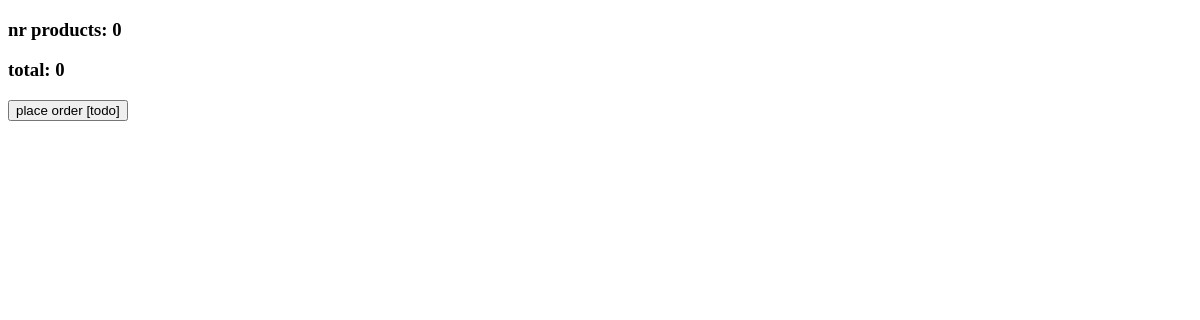
Page /account/shoppingcart/ (signed in) on the earlier database version.
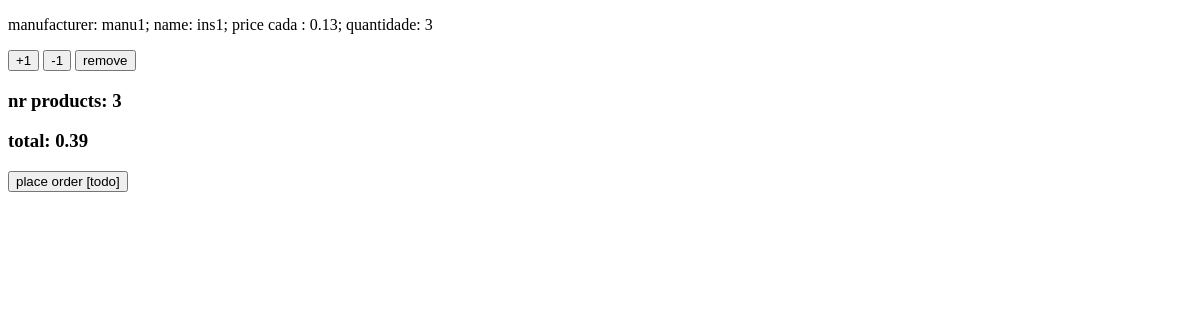
Same page on the later database version.
### app/models.py (models this page shows, shortened)
class ItemQuantity(models.Model):
    item = models.ForeignKey(Item, on_delete=models.CASCADE)
    quantity = models.IntegerField()

class Item(models.Model):
    instrument = models.OneToOneField(Instrument, on_delete=models.CASCADE)
    price = models.DecimalField(max_digits=10, decimal_places=2)

class Instrument(models.Model):
    name = models.CharField(max_length=100)
    category = models.CharField(choices=INSTRUMENT_CAT , max_length=100)
    manufacturer = models.ForeignKey(Manufacturer, on_delete=models.CASCADE)
    description = models.CharField(max_length=1000)
    nr_serie = models.CharField(max_length=20)
    image = models.URLField()

class Manufacturer(models.Model):
    name = models.CharField(max_length=100)
    country = models.CharField(choices=COUNTRIES, max_length=100)
    logo = models.URLField()
    def __str__(self):
        return self.name

### app/views.py (the view, shortened to what this page needs)
# urls.py: path('account/shoppingcart/', views.shopping_cart, name='shopping_cart'),
@login_required(login_url='/login/')
def shopping_cart(request):
    user_id = request.user.id
    u = models.User.objects.get(pk=user_id)
    total = 0
    nr_prods = 0
    try:
        lista = ItemList.objects.get(person=Person.objects.get(user=u), type='shoppingcart').items.all()
        for i in lista:
            total += i.quantity * i.item.price
            nr_prods += i.quantity
    except ObjectDoesNotExist:
        lista = ItemList.objects.create(person=Person.objects.get(user=u), type='shoppingcart')
    return render(request, 'shopping_cart.html', { 'lista' : lista , 'total' : total, 'nr_prods':nr_prods})

### templates/shopping_cart.html (shortened to what this page needs)
<!DOCTYPE html>
<html lang="en">
<head>
</head>
<body>
    {% for i in lista %}
        <p>manufacturer: {{ i.item.instrument.manufacturer }}; name: {{ i.item.instrument.name }}; price cada : {{ i.item.price }}; quantidade: {{ i.quantity }}</p>
        <form action="" method="post">
            <input type="submit" name="add" value="+1">
            <input type="submit" name="sub" value="-1">
            <input type="submit" name="del" value="remove">
        </form>
    {% endfor %}
    <h3>nr products: {{ nr_prods }}</h3>
    <h3>total: {{ total }}</h3>
    <a href="/account/placeorder"><button>place order [todo] </button></a>
</body>
</html>

Differences in the rows shown:
added ItemQuantity: item.instrument.manufacturer "manu1", item.instrument.name "ins1", item.price "0.13", quantity "3"
Other differences:
{{ nr_prods }}: "0" → "3"
{{ total }}: "0" → "0.39"
